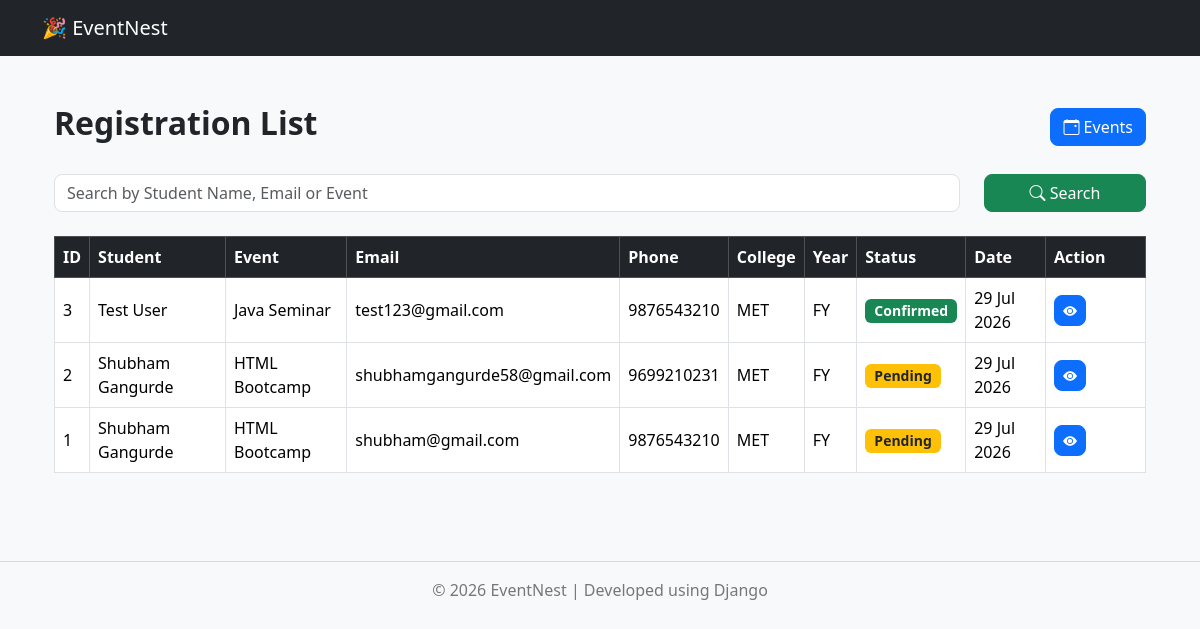
Screenshot of /registrations/ with the database file from the repository.
### registrations/models.py (models this page shows, shortened)
class Registration(models.Model):
    STATUS_CHOICES = [
        ("Pending", "Pending"),
        ("Confirmed", "Confirmed"),
        ("Cancelled", "Cancelled"),
    ]
    YEAR_CHOICES = [
        ("FY", "FY"),
        ("SY", "SY"),
        ("TY", "TY"),
        ("Final", "Final"),
    ]
    event = models.ForeignKey(
        Event,
        on_delete=models.CASCADE,
        related_name="registrations"
    )
    full_name = models.CharField(max_length=150)
    email = models.EmailField()
    phone = models.CharField(max_length=15)
    college = models.CharField(max_length=200)
    department = models.CharField(max_length=100)
    year = models.CharField(
        max_length=20,
        choices=YEAR_CHOICES
    )
    registration_date = models.DateTimeField(auto_now_add=True)
    status = models.CharField(
        max_length=20,
        choices=STATUS_CHOICES,
        default="Pending"
    )
    class Meta:
        ordering = ["-registration_date"]
        constraints = [
            models.UniqueConstraint(
                fields=["event", "email"],
                name="unique_event_registration"
            )
        ]

### events/models.py (models this page shows, shortened)
class Event(models.Model):
    CATEGORY_CHOICES = [
        ("Workshop", "Workshop"),
        ("Seminar", "Seminar"),
        ("Hackathon", "Hackathon"),
        ("Competition", "Competition"),
        ("Webinar", "Webinar"),
    ]
    title = models.CharField(
        max_length=200
    )
    description = models.TextField()
    category = models.CharField(
        max_length=50,
        choices=CATEGORY_CHOICES,
        default="Workshop"
    )
    organizer = models.CharField(
        max_length=150
    )
    venue = models.CharField(
        max_length=150
    )
    event_date = models.DateField()
    registration_deadline = models.DateField(
        default=date.today
    )
    start_time = models.TimeField()
    end_time = models.TimeField()
    total_seats = models.PositiveIntegerField(
        default=0
    )
    available_seats = models.PositiveIntegerField(
        default=0
    )
    event_banner = models.ImageField(
        upload_to="events/",
        blank=True,
        null=True
    )
    status = models.BooleanField(
        default=True,
        help_text="True = Active, False = Inactive"
    )
    created_at = models.DateTimeField(
        auto_now_add=True
    )
    updated_at = models.DateTimeField(
        auto_now=True
    )
    class Meta:
        ordering = ["event_date", "start_time"]
        verbose_name = "Event"
        verbose_name_plural = "Events"

### registrations/views.py (the view)
def registration_list(request):
    query = request.GET.get("q", "")
    registrations = Registration.objects.select_related("event")
    if query:
        registrations = registrations.filter(
            Q(full_name__icontains=query) |
            Q(email__icontains=query) |
            Q(event__title__icontains=query)
        )
    return render(
        request,
        "registrations/registration_list.html",
        {
            "registrations": registrations,
            "query": query
        }
    )

### templates/registrations/registration_list.html (shortened to what this page needs)
{% extends "base.html" %}
{% block content %}
<div class="container py-4">
    <div class="d-flex justify-content-between align-items-center mb-4">
        <h2 class="fw-bold">
            Registration List
        </h2>
        <a href="{% url 'event_list' %}" class="btn btn-primary">
            <i class="bi bi-calendar-event"></i>
            Events
        </a>
    </div>
    <form method="GET" class="row mb-4">
        <div class="col-md-10">
            <input
                type="text"
                name="q"
                value="{{ query }}"
                class="form-control"
                placeholder="Search by Student Name, Email or Event">
        </div>
        <div class="col-md-2">
            <button class="btn btn-success w-100">
                <i class="bi bi-search"></i>
                Search
            </button>
        </div>
    </form>
    <div class="table-responsive">
        <table class="table table-bordered table-hover align-middle">
            <thead class="table-dark">
            <tr>
                <th>ID</th>
                <th>Student</th>
                <th>Event</th>
                <th>Email</th>
                <th>Phone</th>
                <th>College</th>
                <th>Year</th>
                <th>Status</th>
                <th>Date</th>
                <th width="100">Action</th>
            </tr>
            </thead>
            <tbody>
            {% for registration in registrations %}
            <tr>
                <td>{{ registration.id }}</td>
                <td>{{ registration.full_name }}</td>
                <td>{{ registration.event.title }}</td>
                <td>{{ registration.email }}</td>
                <td>{{ registration.phone }}</td>
                <td>{{ registration.college }}</td>
                <td>{{ registration.year }}</td>
                <td>
                    {% if registration.status == "Confirmed" %}
                        <span class="badge bg-success">
                            Confirmed
                        </span>
                    {% elif registration.status == "Cancelled" %}
                        <span class="badge bg-danger">
                            Cancelled
                        </span>
                    {% else %}
                        <span class="badge bg-warning text-dark">
                            Pending
                        </span>
                    {% endif %}
                </td>
                <td>{{ registration.registration_date|date:"d M Y" }}</td>
                <td>
                    <a href="{% url 'registration_detail' registration.id %}"
                       class="btn btn-primary btn-sm">
                        <i class="bi bi-eye-fill"></i>
                    </a>
                </td>
            </tr>
            {% empty %}
            <tr>
                <td colspan="10" class="text-center">
                    No Registration Found
                </td>
            </tr>
            {% endfor %}
            </tbody>
        </table>
    </div>
</div>
{% endblock %}

### static/css/style.css (style rules this page uses)
body { background:#f8f9fa; }
.btn { border-radius:8px; }
.form-control, .form-select { border-radius:8px; }
.badge { font-size:14px; }

### rows the page displays
Registration: id "3", full_name "Test User", event "Java Seminar", email "test123@gmail.com", phone "9876543210", college "MET", year "FY", status "Confirmed", registration_date "29 Jul 2026"
Registration: id "2", full_name "Shubham Gangurde", event "HTML Bootcamp", email "shubhamgangurde58@gmail.com", phone "9699210231", college "MET", year "FY", status "Pending", registration_date "29 Jul 2026"
Registration: id "1", full_name "Shubham Gangurde", event "HTML Bootcamp", email "shubham@gmail.com", phone "9876543210", college "MET", year "FY", status "Pending", registration_date "29 Jul 2026"
